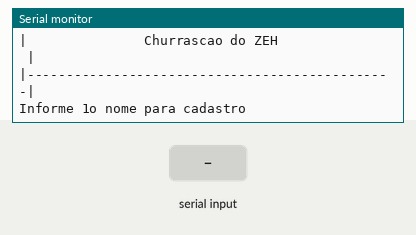
Bench run of a sketch on a simulated Arduino Uno, built with avr-gcc and run on an emulated ATmega328P. Parts: the last lines printed to the serial monitor. The inputs (shaded band) are chosen by the test bench.

Above: at 1.2 s.
1.3 s: "90,45\n" received over Serial
At 2.9 s:
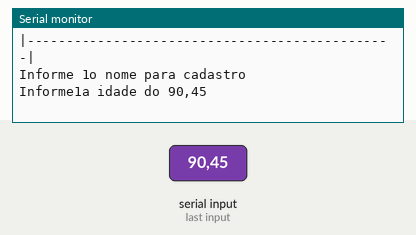
3.8 s: "30,150\n" received over Serial
At 4.6 s:
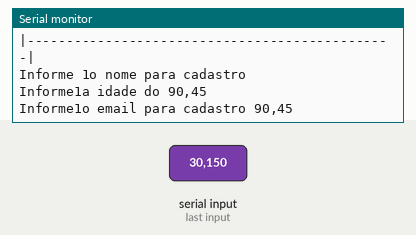
5.3 s: "5\n" received over Serial
At 7.1 s:
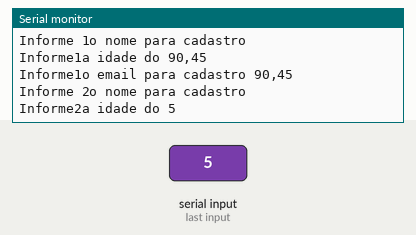
7.8 s: "90\n" received over Serial
At 8.2 s:
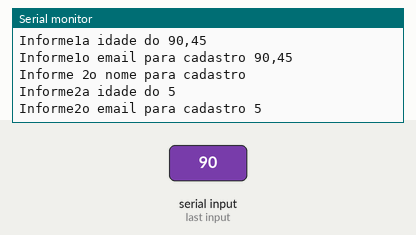

The sketch:

cadastro_de_convidados-Vetores.ino
```cpp
// C++ code
//Variaveis globais

//criar um vetor tamanho 4 fazendo parte do mesmo castro

String convidados[4];
int idadeConvidados[4]; //Camel case
String emailConvidados[4];

//Funções
void desenhaCabecalho(){
          Serial.println("|-----------------------------------------------|");
          Serial.println("|                  Bem-vindo                    |");
          Serial.println("|               Churrascao do ZEH               |");
          Serial.println("|-----------------------------------------------|");
          Serial.println();
          Serial.println();
}


void setup()
{
  Serial.begin(9600);//inicia a comunicação serial
}

void loop()
{
 //fazer um cabeçalho
  desenhaCabecalho();//chama a função para desenhar o cabeçalho

 //cadastrar os dados
  for(int i = 0; i < 4; i++){

    //solicitar o nome do usuário
    Serial.println("Informe " +String(i + 1)+"o nome para cadastro");
    while(!Serial.available());
    convidados[i] = Serial.readString();

    //solicitar a idade
    Serial.println("Informe"+String(i + 1)+"a idade do " + convidados[i]);
    while(!Serial.available());
    idadeConvidados[i] = Serial.parseInt();

    //solicitar o email
    Serial.println("Informe"+String(i + 1)+"o email para cadastro " + convidados[i]);
    while(!Serial.available());
    emailConvidados[i] = Serial.readString();

    Serial.println();

  }//fim do for

  //Exibir a lista de convidados
  //obs: só vai na festa quem for maior de idade >= 18
  Serial.println("**Exibindo apenas convidados eleitos para a festa**");
  Serial.println();
  Serial.println();

  for(int i = 0; i < 4; i++)
  {//apenas maiores de 18
    //if (idadeConvidados[i] >= 18){
    Serial.println("Nome:" + convidados[i]);
    Serial.println("Idade:" + String(idadeConvidados[i]));
    Serial.println("Email:" + emailConvidados[i]);
    Serial.println("Permissao para a festa:" + String(idadeConvidados[i] >= 18 ? "OK" : "Menos de Idade"));
    Serial.println();
    Serial.println();
    //}//Fim if

  }//Fim for

 delay(2000);
}//Fim do loop
```

Measured:
- after the input at 1.3 s, the serial monitor: prints a new line after 1.0 s (image 1)
- after the input at 3.8 s, the serial monitor: prints a new line at once (image 2)
- after the input at 5.3 s, the serial monitor: prints a new line after 1.0 s (image 3)
- after the input at 7.8 s, the serial monitor: prints a new line at once (image 4)
